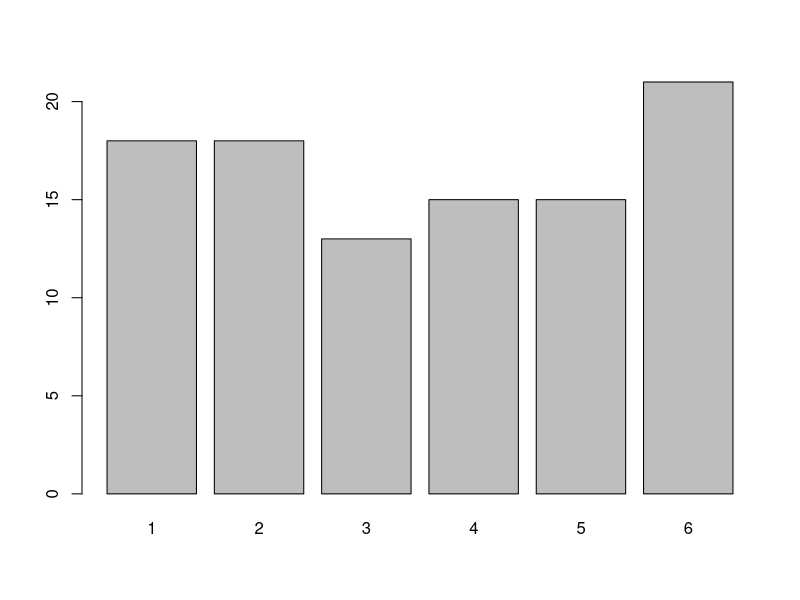

This figure's R source:
#Operações
#O R funciona como uma calculadora
2 + 5 #soma
3 - 6 #subtração
3 * 3 #multiplicação
40 / 5 #divisão
3 ** 2 #potenciação
2 ^ 10 #potenciação
10 %% 3 #resto da divisão

set.seed(1) #usamos para controlar o gerador aleatório de números, nesse caso o runif usado abaixo
runif(1) #número aleatório no intervalo de 0 a 1

#atribuindo valores
  # <- simbolo de atribuição
a <- 20*3 #criando obejtos
print(a) #mostrando o valor desse objeto
30 * 3 -> b
print(b)

class(a) #mostrando a classe do objeto
d <- TRUE
class(d)
class(1)
d + a
FALSE + a

#true vale 1
#false vale 0

TRUE + TRUE
FALSE + FALSE
TRUE + FALSE/FALSE
TRUE/FALSE

v1 <- 4+3
V1 <- 3+90

x <- "teste"
class(x)
x

#criando vetores
x1 <- c(3,10,78) #criando vetor e alocando ele em um objeto
length(x1)
sum(x1)
mean(x1)
x1[2]#acessando a posição 2 do vetor 
c(1,6, "teste") #tenho que guardar esse vetor em algum lugar
x1[c(2,3)] #acessando duas posições ao mesmo tempo
x2 <- c(1, 6, "bat") #só podemos criar vetores utilizando elementos da mesma classe, nesse caso, transformamos o 1 e o 6 em classe de character, porém sua classe original é numeric
x3 <- c(x1, 67, 90) #concatenando elementos num vetor já existente
x3 #printando o vetor
x3 < 70 #analisando quais números dentro do vetor são menores que 70
sum(x2 < 70) #somando o valores menores que 70
x2[x2 < 70] #filtro lógico para extrair o que eu quero do vetor.Filtrando o vetor, e mostrando apenas elementos menores que 70

x2 > 54
x2 == 10 #igual
x2 != 10 #diferente

!TRUE
TRUE | FALSE #equivalente ao "ou"
TRUE & FALSE #equivalente ao "e"

sample #função de sortear

# dados: nome da variavel que recebe o experimento
dado <- sample(x = 1:6, size = 100, replace = TRUE)  #função simulando um dado, quantas faces esse dado tem, e se esseaa faces podem sair novamente
dado == 3
sum(dado == 3)
mean(dado == 3) #média de valores

table(dado)
barplot(table(dado)) #literalmente, um gráfico de barras
?table



# x = 1:6 é a "proporção". nesse caso significa que o sorteio será de 1 em 1, com números de 1 até 6
# size vai dizer quantas vezes você quer repetir o mesmo experimento
# replace indica se haverá ou não reposição dos números ou não (TRUE = repõe; FALSE = não repõe)
#table vai me mostrar quantos valores tem em cada uma das dimensões (colunas)


